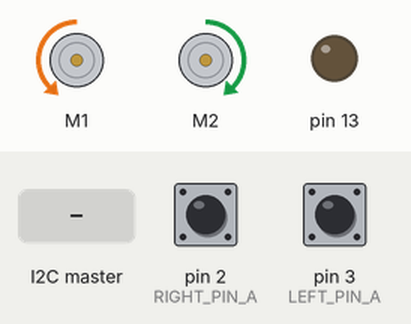
Bench run of a sketch on a simulated Arduino Uno, built with avr-gcc and run on an emulated ATmega328P. On the bench: 2 × DC motor (green arrow = forward, orange = backward, longer = faster), output pins drawn as LEDs (lit = HIGH). Inputs (shaded band) come from the test bench; at power-on: pin 2 (RIGHT_PIN_A) HIGH, pin 3 (LEFT_PIN_A) HIGH.

Above: at 1.75 s.
1.8 s: the I2C master sends the byte 90
At 3.3 s:
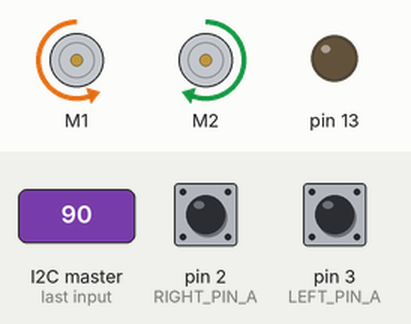
4.8 s: the I2C master sends the byte 1
At 9.0 s:
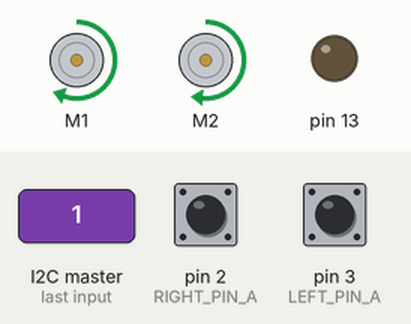
Timing chart, 0 to 10.5 s (numbered marks = the images above; inputs shaded):
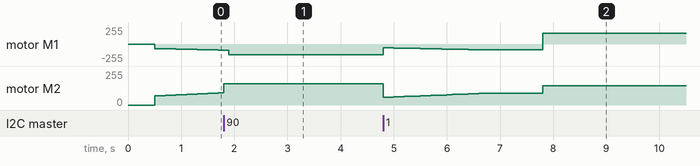

The sketch:

work_1.ino
```cpp
#include <DualMC33926MotorShield.h>
#include <Wire.h>
#include "math.h"
#define SLAVE_ADDRESS 0x02
#define PI_ADDRESS 0x20

///////////////////////////////////////////////////////////////////////////////////////
//\\\\\\\ MOTOR 1 == RIGHT MOTOR   \\\\\\\\\\  MOTOR 2 == LEFT MOTOR \\\\\\\\\\\\\\\//
/////////////////////////////////////////////////////////////////////////////////////////
DualMC33926MotorShield md;

// Pin A and pin B define the CLK and DT outputs of the encoder, respectively
const int LEFT_PIN_A = 3;
const int LEFT_PIN_B = 11;
const int RIGHT_PIN_A = 2;
const int RIGHT_PIN_B = 5;

// This program uses a state machine to track the encoder’s position
// These variables store the state
bool A_LAST_STATE = 0;
bool A_CURRENT_STATE_LEFT = 0;
bool B_CURRENT_STATE_LEFT = 0;
bool A_CURRENT_STATE_RIGHT = 0;
bool B_CURRENT_STATE_RIGHT = 0;
int key = 1;
bool time_key = 1;
bool temp_key = 1;
bool key_fuck = 1;

int index = 0;

//int countLeft; // measures motor encoder counts -- unitless
//int countRight;
//int intError = 0; //integral error for I in PI controller -- tenths of a degree second
//int prevMyTime = 0; //previous loop time marker -- milliseconds
//int currMyTime = 0; //current time marker -- milliseconds
//int prev_pos = 0; // stores the position of the motor in the previous loop -- position in degrees
//int target = 0; // target position -- position in degrees
//double motorVal = 0;//variable to hold the value we write to the motor -- units in degrees
double current_posLeft = 0; // current position of the motor -- position in degrees
double current_posRight = 0; // current position of the motor -- position in degrees
double countLeft = 0;
double countRight = 0;

double target = 0;
double target_temp = 0;
double theta_r = 0;
double intError_r = 0;
double currMyTime_r = 0;
double prevMyTime_r = 0;
double prev_pos_r = 0;
double motorVal_r = 0;

double theta_l = 0;
double intError_l = 0;
double currMyTime_l = 0;
double prevMyTime_l = 0;
double prev_pos_l = 0;
double motorVal_l = 0;

double time_initial = 0;
double x_pos = 0;
double y_pos = 0;
double theta = 0;
double right_wheel_degrees_initial = 0;
double left_wheel_degrees_initial = 0;
double right_angular_velocity = 0;
double left_angular_velocity = 0;
double radius = 7.4;
double b = 34.5;
const double Sampling_Interval= 10;


double vel;
double wait;
double vel_error = .9;
bool monitor_key = 1;
double time_before = 0;
double data = 0;


// Proportional controller constants
double Ki = .1;
const double Kp = 3.5;

//C code for Arduino
//#get the value that the pi sent to determine which quadrent(only 4 cases) it is in
//void receiveData(int byteCount) {
//  case = wire.read(); #variable case is what quadrent or which of the 4 cases the aruco marker is at
//}
void CALCULATIONS();
void MOTOR_MOVE();
void MONITOR();

void setup() {

  // Encoder pins
  pinMode(LEFT_PIN_A, INPUT);
  pinMode(LEFT_PIN_B, INPUT);
  pinMode(RIGHT_PIN_A, INPUT);
  pinMode(RIGHT_PIN_B, INPUT);

  // i2c pins
  pinMode(12,INPUT);
  pinMode(13, OUTPUT);

  Serial.begin(115200);

  // Setting up the interrupt handler
  // Activates whenever the CLK pin on the encoder changes voltage
  attachInterrupt(digitalPinToInterrupt(LEFT_PIN_A), LeftTick, CHANGE);
  attachInterrupt(digitalPinToInterrupt(RIGHT_PIN_A), RightTick, CHANGE);
  md.init(); //initialize  motor
  //mdRight.init(); //initialize right motor
  delay(500); //delay to let motor initialize

  // i2c interrupt initialization
  Wire.begin(PI_ADDRESS);
  Wire.onReceive(PI_READ);
  //Wire.onRequest(PI_WRITE);

}

void loop() {

  // Nothing happens in the main loop due to interrupt handler
  // Serial.println("Austin is a dumbass");

  theta_r = theta;
  theta_l = theta;

  // Normalizing the unitless encoder counts into a 360 degree rotation
  current_posLeft = double(countLeft)/4.44;//2.22
  current_posRight = double(countRight)/4.44;//2.22
  CALCULATIONS();


  if ( (monitor_key) && ( (target - theta) <= 10 ) && ( time_key) ) {

//    md.setM1Speed( 0 );
//    md.setM2Speed( 0 );
    time_before = millis();
    target += 30;
    time_key = 0;
    intError_l = 0;
    intError_r = 0;

  }

  // reads shit monitor key goes low and stops this
  if ( ((millis() - time_before) >= 2000) && (monitor_key) ) {

    RIGHT_MOTOR_MOVE();
    LEFT_MOTOR_MOVE();
    time_key = 1;

  }
  else {
    if ( key_fuck ) {
      RIGHT_MOTOR_MOVE();
      LEFT_MOTOR_MOVE();
    }
  }

  // okay its been read so do this now for like 5 seconds
//  if ( (key_fuck) && (!monitor_key) ) {
//    RIGHT_MOTOR_MOVE();
//    LEFT_MOTOR_MOVE();
//  }


//  Serial.print('\n');
//  Serial.print(target);
//  Serial.print('\n');
//  Serial.print(target);


//  if ( ((target - theta <= 40) ||(target-theta<=-40))&& (key == 1) ) {
//    Serial.println("asdf");
//    wait = millis();
//    key = 2;
//
//  }

  if ((millis() - wait) >= 5000 ) {
    key_fuck = 0;
  }

  if (key == 4 && ((millis() - wait) >= 6000)) {
    key_fuck = 0;
    MOTOR_MOVE();
  }


}


// instantiate index to iterate through charArray inside of the PI_WRITE loop


// i2c interrupt handler for request request from PI


// Encoder interrupt
void LeftTick() {

  // Normalize values over 360 degrees into values from 0-360
  if ( countLeft >= 1600 ) {

    //countLeft = 0;
  }

  A_CURRENT_STATE_LEFT = digitalRead(LEFT_PIN_A);//read state of signal A
  B_CURRENT_STATE_LEFT = digitalRead(LEFT_PIN_B);//read state of signal B

  if (A_CURRENT_STATE_LEFT==B_CURRENT_STATE_LEFT){ //if the signals are the same

    countLeft-=1;//subract from the count
  }
  else {//if signals are different
    countLeft+=1;//add 2 to the count
  }
   /*Serial.print( A_CURRENT_STATE );
   Serial.print( "  " );
   Serial.print( B_CURRENT_STATE );
   Serial.print(degree);
   Serial.print( '\n' );// */
}

void RightTick() {

  // Normalize values over 360 degrees into values from 0-360
  if ( countRight >= 1600 ) {

    //countRight = 0;
  }

  A_CURRENT_STATE_RIGHT = digitalRead(RIGHT_PIN_A); //read state of signal A
  B_CURRENT_STATE_RIGHT = digitalRead(RIGHT_PIN_B); //read state of signal B

  if (A_CURRENT_STATE_RIGHT==B_CURRENT_STATE_RIGHT){ //if the signals are the same

    countRight+=1;//subract from the count
  }
  else {//if signals are different
    countRight-=1;//add 2 to the count
  }
   /*Serial.print( A_CURRENT_STATE );
   Serial.print( "  " );
   Serial.print( B_CURRENT_STATE );
   Serial.print(degree);
   Serial.print( '\n' );// */
}

void CALCULATIONS(){
  // if statement is responsible for adhering to a sampling interval. The
  //>= Sampling_Interval means sampling intervals of Sampling_Interval
  // milliseconds

  if ( (millis() - time_initial) >= Sampling_Interval) {

    time_initial = millis();

    // Angular velocity equations
//    right_angular_velocity = ((current_posRight - right_wheel_degrees_initial) / Sampling_Interval) * 3.14159 / 180;
    right_angular_velocity = ((current_posRight - right_wheel_degrees_initial) / (Sampling_Interval / 1000)) * 3.14159 / 180;
    left_angular_velocity = ((current_posLeft - left_wheel_degrees_initial) / (Sampling_Interval / 1000)) * 3.14159 / 180;

//    right_angular_velocity = (18 * ( current_posRight - right_wheel_degrees_initial) ) * (3.14159) / 180;
//    left_angular_velocity = (18 *( current_posLeft - left_wheel_degrees_initial )) * (3.14159) / 180;

    right_wheel_degrees_initial = current_posRight;
    left_wheel_degrees_initial = current_posLeft;

    // Tracking position of car
    x_pos += (Sampling_Interval / 1000) * (right_angular_velocity * radius) * 2 / 2;
    y_pos += (Sampling_Interval / 1000) * sin( theta ) * (right_angular_velocity + left_angular_velocity) / 2;
    theta += (Sampling_Interval / 1000) * (radius / b) * ( left_angular_velocity - right_angular_velocity) * 180 / 3.14159;

  }

}


void RIGHT_MOTOR_MOVE(){

  if (theta_r-target <=  10 && theta_r-target >=  -10){// THIS IF STATEMENT IS SUPER DUPER IMPORTANT!!!!!!!!!!!!
    theta_r = target;                // There is some noise in the system that will cause everything to become unstable
    intError_r = 0;                         // This if statement rejects such noise and keeps the system from running away
  }

  currMyTime_r = millis();//get current time
  if (currMyTime_r >= prevMyTime_r+100){ // sample every 10th of a second

    // calculating integral error
    if ( abs((target - theta_r )) < 50 ) {
       intError_r += (target- theta_r);
    }
    else {
      intError_r = 0;
    }
    // storing dt
    prev_pos_r = theta_r;//reset prev_pos
    prevMyTime_r = currMyTime_r;//reset prevMyTime

    // use built in shield library to move the motor
    // takes in values from -400 to 400
    // uses a built in PWM to control the voltage supplied to the motor
    motorVal_r = double(( target-theta_r )) * Kp + (Ki * double(intError_r)); //calculate the motor val

    if ( motorVal_r >= 250 ) {
      motorVal_r = 250;
    }
    md.setM1Speed( -motorVal_r);

  }

}

void LEFT_MOTOR_MOVE(){


  if (theta_l-target <=  10 && theta_l-target >=  -10){// THIS IF STATEMENT IS SUPER DUPER IMPORTANT!!!!!!!!!!!!
    theta_l = target;                // There is some noise in the system that will cause everything to become unstable
    intError_r = 0;                         // This if statement rejects such noise and keeps the system from running away
  }

  currMyTime_l = millis();//get current time
  if (currMyTime_l >= prevMyTime_l+100){ // sample every 10th of a second

    // calculating integral error
    if ( abs((target - theta_l )) < 50 ) {
       intError_l += (target- theta_l);
    }
    else {
      intError_l = 0;
    }

    // storing dt
    prev_pos_l = theta_l;//reset prev_pos
    prevMyTime_l = currMyTime_l;//reset prevMyTime

    // use built in shield library to move the motor
    // takes in values from -400 to 400
    // uses a built in PWM to control the voltage supplied to the motor
    motorVal_l = double(( target-theta_l )) * Kp + (Ki * double(intError_l));

    if ( motorVal_l >= 250 ) {
      motorVal_l = 250;
    }
    md.setM2Speed( motorVal_l);

  }

}


void MOTOR_MOVE() {

  vel = (15 - (x_pos / 24.6)) * 80;
  if ( vel >= 250 ) {

    vel = 250;

}


  if ( (theta-target) <= 0 ) {

    if ( abs(theta - target) <= 5 ) {
      // do nothing
    }
    else {
      vel_error += .05;
    }

  }

  else {

    if ( abs(theta - target) <= 5 ) {
      // do nothing
    }
    else {
      vel_error -= .05;
    }

  }

  md.setM1Speed(vel);
  md.setM2Speed(vel * (.9));


}


//void MONITOR() {
//
////  if ( data <= 30 ) {
////    target = data;
////  }
//  target = data;
//
//}

double j = 0;
void PI_READ(int byteCount) {
  j += .05;
  // stores data sent from Pi to Arduino -- rotation position given by aruco marker
  data = Wire.read(); // receive a byte as character

  monitor_key = 0;

  if ( temp_key ) {

    target_temp = target;
    temp_key = 0;
    wait = millis();
    key = 4;

  }

  if ( data <= 50 ) {
    target = target_temp - data - 4 * exp(-j);
  }
  else {
    target = target_temp + ((256 - data)) + 4 * exp(-j);
  }
//  if ( data <= 50 ) {
//    target = data;
//  }
//  else {
//    target = 28.5 + ((256 - data));
//  }

}
```
